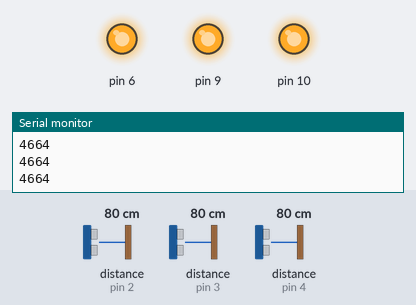
A sketch run on a simulated Arduino Uno, built with avr-gcc and run on an emulated ATmega328P. Shown: output pins drawn as LEDs (lit = HIGH), the last lines printed to the serial monitor. The inputs (shaded band) are chosen by the test bench; at power-on: distance to the obstacle (sensors on pin 2, pin 3, pin 4) 80 cm. The echo pulse lasts 58.3 µs per cm.

Above: at 1.2 s.
1.3 s: distance to the obstacle (sensor on pin 2) set to 98 cm
2.8 s: distance to the obstacle (sensor on pin 2) set to 107 cm
At 3.6 s:
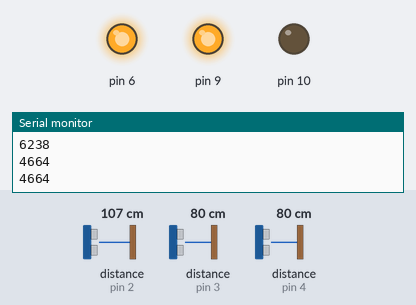
4.3 s: distance to the obstacle (sensor on pin 3) set to 100 cm
5.8 s: distance to the obstacle (sensor on pin 3) set to 107 cm
At 6.6 s:
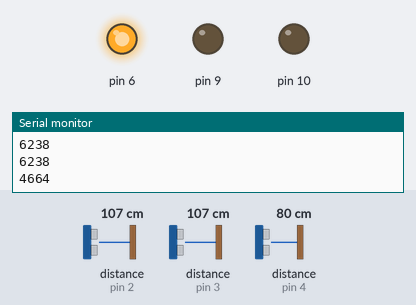
7.3 s: distance to the obstacle (sensor on pin 4) set to 98 cm
8.8 s: distance to the obstacle (sensor on pin 4) set to 107 cm
At 9.8 s:
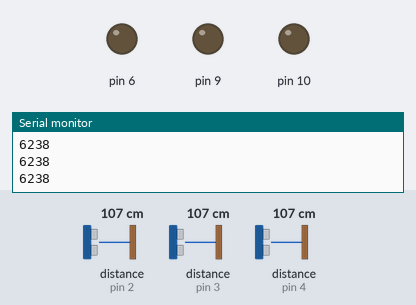
Timing chart, 0 to 11.3 s (numbered marks = the images above; inputs shaded):
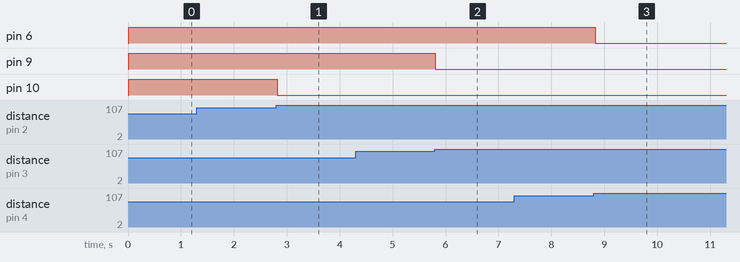

The sketch:

ultrasonic_horn1.ino
```cpp
// C++ code
//
int time1,time2,time3;
void setup()
{
  pinMode(6, OUTPUT);
  pinMode(9, OUTPUT);
  pinMode(10, OUTPUT);
  Serial.begin(9600);
}

void loop()
{

  pinMode(4,OUTPUT);
  digitalWrite(4,1);
  delayMicroseconds(2);
  digitalWrite(4,0);
  pinMode(4,INPUT);
  time1=pulseIn(4,HIGH);
  Serial.println(time1);

  pinMode(2,OUTPUT);
  digitalWrite(2,1);
  delayMicroseconds(2);
  digitalWrite(2,0);
  pinMode(2,INPUT);
  time2=pulseIn(2,HIGH);
  Serial.println(time2);

  pinMode(3,OUTPUT);
  digitalWrite(3,1);
  delayMicroseconds(2);
  digitalWrite(3,0);
  pinMode(3,INPUT);
  time3=pulseIn(3,HIGH);
  Serial.println(time3);
  if (time1<6000)
  {
    digitalWrite(6,1);
  }
  if (time2<6000){
    digitalWrite(10,1);
  }
  if (time3<6000){
    digitalWrite(9,1);
  }
  if (time1>=6000){
    digitalWrite(6,0);
  }
  if (time2>=6000){
    digitalWrite(10,0);
  }
  if (time3>=6000){
    digitalWrite(9,0);
  }

}
```

Measured:
- the behaviour switches between 102 and 103 cm on distance to the obstacle (sensor on pin 2) (found by bisection; images 0 and 1)
- the behaviour switches between 102 and 103 cm on distance to the obstacle (sensor on pin 3) (found by bisection; images 1 and 2)
- the behaviour switches between 102 and 103 cm on distance to the obstacle (sensor on pin 4) (found by bisection; images 2 and 3)
- after the input at 2.8 s, pin 10: HIGH → LOW at once
- after the input at 5.8 s, pin 9: HIGH → LOW at once
- after the input at 8.8 s, pin 6: HIGH → LOW at once
